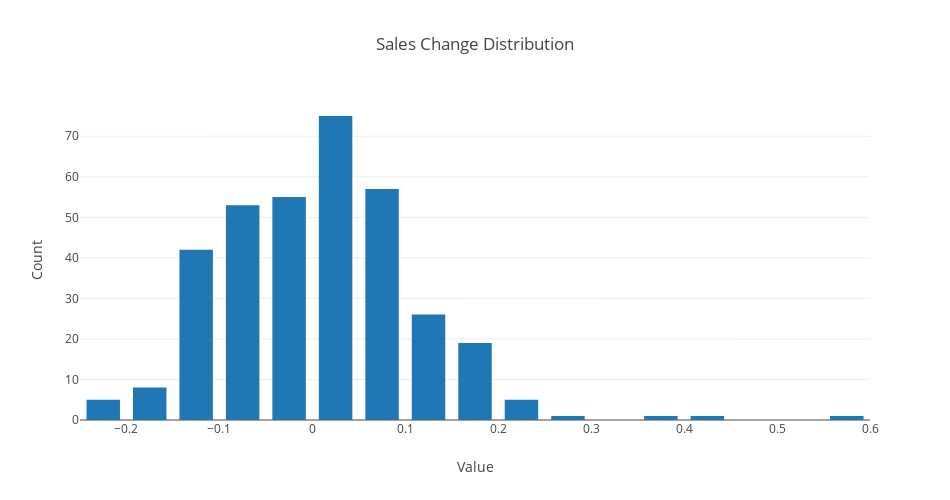

Notebook code cell kept with this figure:
### Markdown cell above
We can also see the significance of this change from a histogram.

### Code cell
### Creating Histogram to see distribution
data = [go.Histogram(x = daily_sales_change.DailySales,
                     name = 'PctDailySalesChange',
                     nbinsx = 30)]
layout = go.Layout(
    title='Sales Change Distribution',
    xaxis=dict(title='Value'),
    yaxis=dict(title='Count'),
    bargap=0.2,
    bargroupgap=0.1,
    width=950,
    height=500)
fig = go.Figure(data=data, layout=layout)
iplot(fig)

### Figure 1 — Plotly figure (JSON) as saved in the notebook; plotly's stock layout.template omitted (floating-point values rounded to 4 significant figures; data arrays with more than 128 entries replaced by an {"elided": "..."} marker saying what was removed)
{"data": [{"name": "PctDailySalesChange", "nbinsx": 30, "type": "histogram", "x": {"elided": "350 float values"}}], "layout": {"bargap": 0.2, "bargroupgap": 0.1, "height": 500, "title": "Sales Change Distribution", "width": 950, "xaxis": {"title": "Value"}, "yaxis": {"title": "Count"}}}
